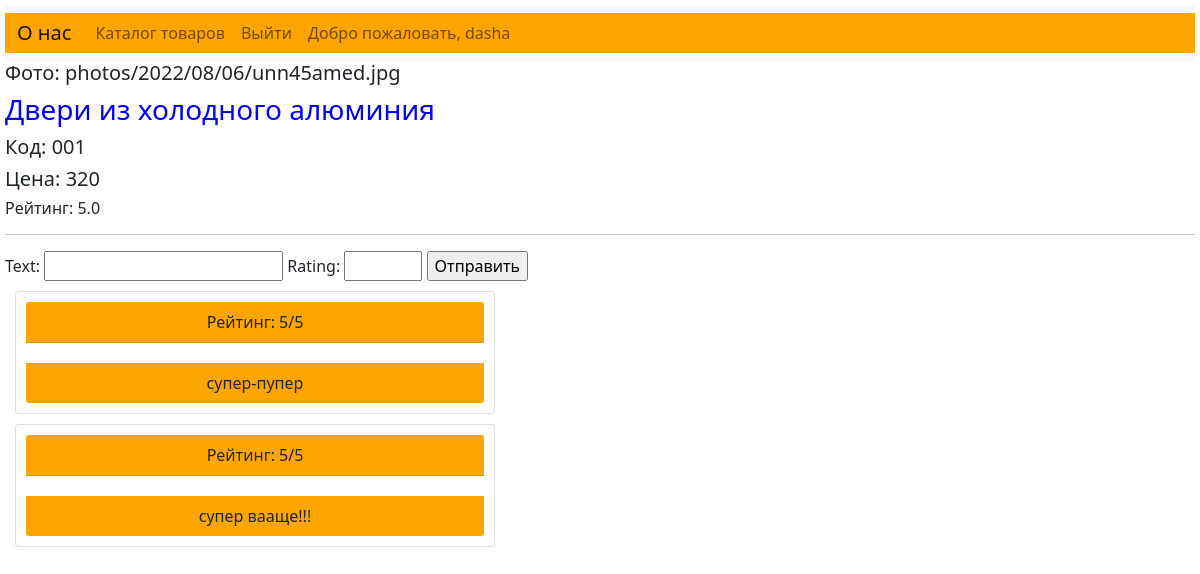
The page /tovarn/1/ (signed in) on the database its author committed.
### tovar/models.py (models this page shows, shortened)
class tovarn(models.Model):
    photo = models.ImageField(upload_to="photos/%Y/%m/%d")
    name = models.CharField(max_length=255)
    kod = models.CharField(max_length=255)
    price = models.IntegerField()

class Review(models.Model):
    text = models.TextField()
    rating = models.IntegerField(
        default=3, validators=[MaxValueValidator(5), MinValueValidator(1)]
    )
    tovarn = models.ForeignKey(tovarn, on_delete=models.CASCADE)

### tovar/views.py (the view)
# urls.py: path("tovarn/<int:tovarn_id>/", views.tovarn, name="tovarn"),
def tovarn(request, tovarn_id):
    if request.method == "POST":
        form = ReviewForm(request.POST)
        if form.is_valid():
            tovarn = get_object_or_404(models.tovarn, id=tovarn_id)
            text = form.cleaned_data["text"]
            rating = form.cleaned_data["rating"]
            models.Review.objects.create(tovarn=tovarn, text=text, rating=rating)
            return redirect("tovarn", tovarn_id=tovarn.id)
    else:
        tovarn = get_object_or_404(models.tovarn, id=tovarn_id)
        reviews_average_rating = models.Review.objects.filter(tovarn=tovarn).aggregate(
            Avg("rating")
        )["rating__avg"]
        form = ReviewForm()
        reviews = models.Review.objects.filter(tovarn=tovarn)
        context = {
            "tovarn": tovarn,
            "reviews": reviews,
            "form": form,
            "reviews_average_rating": reviews_average_rating,
        }
        return render(request, "tovarn.html", context)

### tovar/forms.py
class ReviewForm(forms.Form):
    text = forms.CharField(label="Text")
    rating = forms.IntegerField(label="Rating", max_value=5, min_value=1)

### tovar/templates/tovarn.html (shortened to what this page needs)
{% extends "base.html" %}
{% block content %}
<div class="tovarn-info">
    <h5>Фото: {{ tovarn.photo }}</h5>
    <h3>{{ tovarn.name }}</h3>
    <h5>Код: {{ tovarn.kod }}</h5>
    <h5>Цена: {{ tovarn.price }}</h5>
    <h6>Рейтинг: {{ reviews_average_rating }}</h6>
</div>
<hr/>
<form action= "." method = "post">
    {{ form }}
    <input type="submit" value = "Отправить">
</form>
{% for review in reviews %}
<div class="review-card card" style="width: 30rem;">
    <ul class = "list-group list-group-flush">
        <li class = "list-group-item"> Рейтинг: {{ review.rating }}/5</li>
        <li class = "list-group-item">{{  review.text }}</li>
    </ul>
</div>
{% endfor %}
{% endblock %}

### tovar/templates/base.html (shortened to what this page needs)
{% load static %}
<!DOCTYPE html>
<html lang="en">
<head>
    <link href="https://cdn.jsdelivr.net/npm/bootstrap@5.1.3/dist/css/bootstrap.min.css" rel="stylesheet">
    <link rel = "stylesheet" type="text/css" href="{% static 'styles.css'%}">
</head>
<body>
<nav class="navbar navbar-expand-lg navbar-light bg-light">
  <div class="container-fluid">
    <a class="navbar-brand" href="{% url 'home' %}">О нас</a>
    <div class="collapse navbar-collapse" id="navbarNavAltMarkup">
      <div class="navbar-nav">
        <a class="nav-link" href="{% url 'tovar' %}">Каталог товаров</a>
      </div>
        {% if user.is_authenticated %}
            <div class="navbar-nav">
                <a class="nav-link" href="{% url 'logout' %}">Выйти</a>
            </div>
             <div class="navbar-nav">
                <a class="nav-link" href="_">Добро пожаловать, {{ user.get_username }}</a>
            </div>
        {% endif %}
  </div>
</nav>
{% block content %}
{% endblock %}
</body>
</html>

### tovar/static/styles.css (style rules this page uses)
.tovarn-info { margin: 10рх 50px; }
body { background-image: url(https://w0.peakpx.com/wallpaper/167/334/HD-wallpaper-wavy-light-color-line-2015-design.jpg); }
.review-card { background-color: white; display: block; text-align: center; margin: 10px; }
.review-card li { background-color: Orange; margin: 10px; }
.container-fluid { background-color: Orange; }

### tovar/templates/tovarn.html (style rules this page uses)
.tovarn-info { margin: 10рх 50px; }
h3 { color: blue; }
body { background-image: url(https://bestokna.tomsk.ru/wp-content/uploads/custom-background-1920x1080.jpg); margin: 5px 5px; }

### rows shown on the page
tovarn: photo "photos/2022/08/06/unn45amed.jpg", name "Двери из холодного алюминия", kod "001", price "320"
Review: rating "5", text "супер-пупер"
Review: rating "5", text "супер вааще!!!"

### other values the page prints
{{ user.get_username }} "dasha"
{{ reviews_average_rating }} "5.0"
